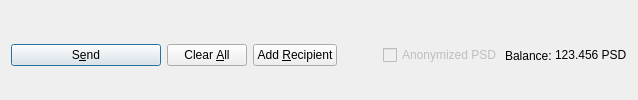
         <widget class="QFrame" name="frame_Send">
          <layout class="QHBoxLayout" name="horizontalLayout">
           <property name="bottomMargin">
            <number>0</number>
           </property>
           <item>
            <widget class="QPushButton" name="sendButton">
             <property name="minimumSize">
              <size>
               <width>150</width>
               <height>0</height>
              </size>
             </property>
             <property name="toolTip">
              <string>Confirm the send action</string>
             </property>
             <property name="text">
              <string>S&amp;end</string>
             </property>
             <property name="icon">
              <iconset resource="../peersend.qrc">
               <normaloff>:/icons/send</normaloff>:/icons/send</iconset>
             </property>
             <property name="autoDefault">
              <bool>false</bool>
             </property>
             <property name="default">
              <bool>true</bool>
             </property>
            </widget>
           </item>
           <item>
            <widget class="QPushButton" name="clearButton">
             <property name="sizePolicy">
              <sizepolicy hsizetype="Minimum" vsizetype="Fixed">
               <horstretch>0</horstretch>
               <verstretch>0</verstretch>
              </sizepolicy>
             </property>
             <property name="toolTip">
              <string>Clear all fields of the form.</string>
             </property>
             <property name="text">
              <string>Clear &amp;All</string>
             </property>
             <property name="icon">
              <iconset resource="../peersend.qrc">
               <normaloff>:/icons/remove</normaloff>:/icons/remove</iconset>
             </property>
             <property name="autoDefault">
              <bool>false</bool>
             </property>
            </widget>
           </item>
           <item>
            <widget class="QPushButton" name="addButton">
             <property name="toolTip">
              <string>Send to multiple recipients at once</string>
             </property>
             <property name="text">
              <string>Add &amp;Recipient</string>
             </property>
             <property name="icon">
              <iconset resource="../peersend.qrc">
               <normaloff>:/icons/add</normaloff>:/icons/add</iconset>
             </property>
             <property name="autoDefault">
              <bool>false</bool>
             </property>
            </widget>
           </item>
           <item>
            <spacer name="horizontalSpacer">
             <property name="orientation">
              <enum>Qt::Horizontal</enum>
             </property>
             <property name="sizeHint" stdset="0">
              <size>
               <width>40</width>
               <height>20</height>
              </size>
             </property>
            </spacer>
           </item>
           <item>
            <layout class="QHBoxLayout" name="horizontalLayout_2">
             <property name="spacing">
              <number>3</number>
             </property>
             <item>
              <widget class="QCheckBox" name="checkzpsd">
               <property name="enabled">
                <bool>false</bool>
               </property>
               <property name="text">
                <string>Anonymized PSD</string>
               </property>
              </widget>
             </item>
             <item>
              <widget class="QLabel" name="label">
               <property name="text">
                <string>Balance:</string>
               </property>
              </widget>
             </item>
             <item>
              <widget class="QLabel" name="labelBalance">
               <property name="sizePolicy">
                <sizepolicy hsizetype="Preferred" vsizetype="Fixed">
                 <horstretch>0</horstretch>
                 <verstretch>0</verstretch>
                </sizepolicy>
               </property>
               <property name="cursor">
                <cursorShape>IBeamCursor</cursorShape>
               </property>
               <property name="text">
                <string notr="true">123.456 PSD</string>
               </property>
               <property name="textInteractionFlags">
                <set>Qt::LinksAccessibleByMouse|Qt::TextSelectableByKeyboard|Qt::TextSelectableByMouse</set>
               </property>
              </widget>
             </item>
            </layout>
           </item>
          </layout>
         </widget>
